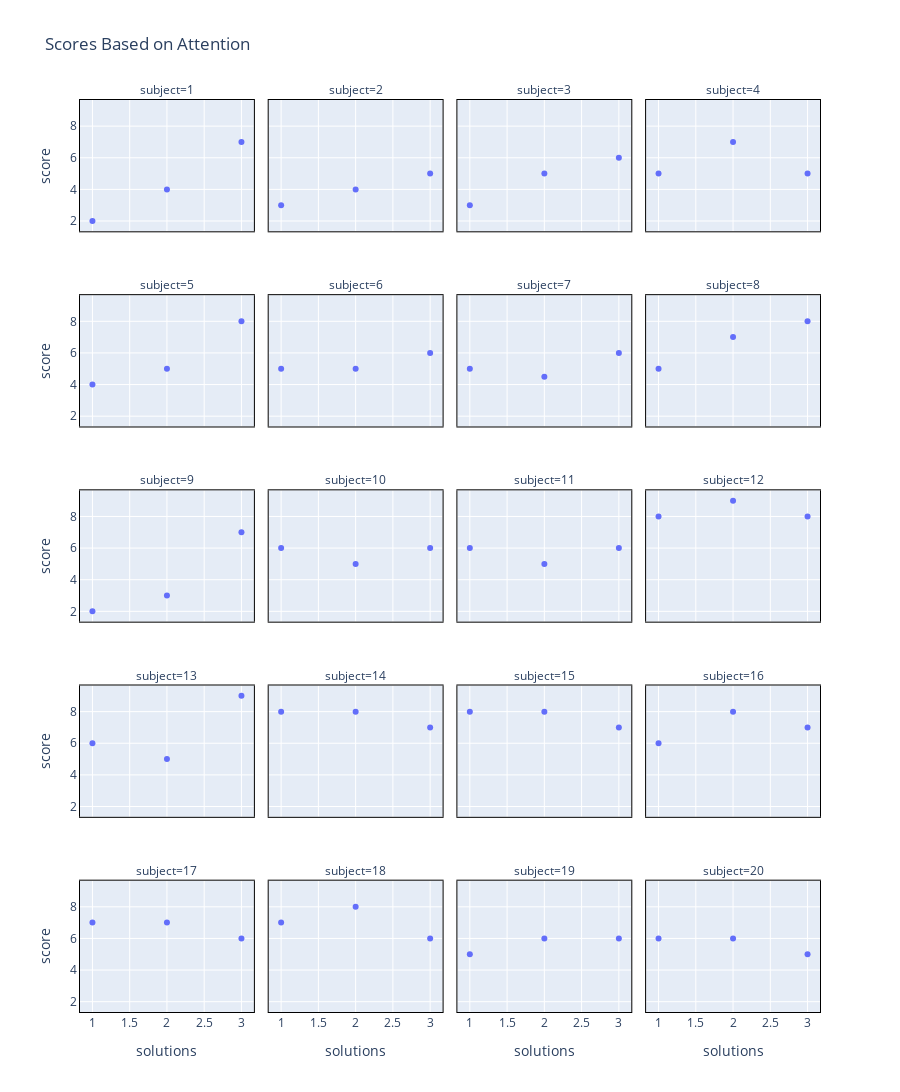

Notebook code cell kept with this figure:
### Code cell
# This dataframe provides scores for different students based on the level
# of attention they could provide during testing
att_df = sns.load_dataset("attention")
fig = px.scatter(att_df, x='solutions', y='score', facet_col='subject',
             facet_col_wrap=4, title='Scores Based on Attention')
fig.update_xaxes(showline=True, linewidth=1, linecolor='black', mirror=True)
fig.update_yaxes(showline=True, linewidth=1, linecolor='black', mirror=True)
fig.update_layout(width = 900, height = 2000)
fig.show()

### Figure 1 — Plotly figure (JSON) as saved in the notebook; plotly's stock layout.template omitted (floating-point values rounded to 4 significant figures)
{"data": [{"hovertemplate": "subject=1<br>solutions=%{x}<br>score=%{y}<extra></extra>", "legendgroup": "", "marker": {"color": "#636efa", "symbol": "circle"}, "mode": "markers", "name": "", "orientation": "v", "showlegend": false, "type": "scatter", "x": [1, 2, 3], "xaxis": "x17", "y": [2, 4, 7], "yaxis": "y17"}, {"hovertemplate": "subject=2<br>solutions=%{x}<br>score=%{y}<extra></extra>", "legendgroup": "", "marker": {"color": "#636efa", "symbol": "circle"}, "mode": "markers", "name": "", "orientation": "v", "showlegend": false, "type": "scatter", "x": [1, 2, 3], "xaxis": "x18", "y": [3, 4, 5], "yaxis": "y18"}, {"hovertemplate": "subject=3<br>solutions=%{x}<br>score=%{y}<extra></extra>", "legendgroup": "", "marker": {"color": "#636efa", "symbol": "circle"}, "mode": "markers", "name": "", "orientation": "v", "showlegend": false, "type": "scatter", "x": [1, 2, 3], "xaxis": "x19", "y": [3, 5, 6], "yaxis": "y19"}, {"hovertemplate": "subject=4<br>solutions=%{x}<br>score=%{y}<extra></extra>", "legendgroup": "", "marker": {"color": "#636efa", "symbol": "circle"}, "mode": "markers", "name": "", "orientation": "v", "showlegend": false, "type": "scatter", "x": [1, 2, 3], "xaxis": "x20", "y": [5, 7, 5], "yaxis": "y20"}, {"hovertemplate": "subject=5<br>solutions=%{x}<br>score=%{y}<extra></extra>", "legendgroup": "", "marker": {"color": "#636efa", "symbol": "circle"}, "mode": "markers", "name": "", "orientation": "v", "showlegend": false, "type": "scatter", "x": [1, 2, 3], "xaxis": "x13", "y": [4, 5, 8], "yaxis": "y13"}, {"hovertemplate": "subject=6<br>solutions=%{x}<br>score=%{y}<extra></extra>", "legendgroup": "", "marker": {"color": "#636efa", "symbol": "circle"}, "mode": "markers", "name": "", "orientation": "v", "showlegend": false, "type": "scatter", "x": [1, 2, 3], "xaxis": "x14", "y": [5, 5, 6], "yaxis": "y14"}, {"hovertemplate": "subject=7<br>solutions=%{x}<br>score=%{y}<extra></extra>", "legendgroup": "", "marker": {"color": "#636efa", "symbol": "circle"}, "mode": "markers", "name": "", "orientation": "v", "showlegend": false, "type": "scatter", "x": [1, 2, 3], "xaxis": "x15", "y": [5, 4.5, 6], "yaxis": "y15"}, {"hovertemplate": "subject=8<br>solutions=%{x}<br>score=%{y}<extra></extra>", "legendgroup": "", "marker": {"color": "#636efa", "symbol": "circle"}, "mode": "markers", "name": "", "orientation": "v", "showlegend": false, "type": "scatter", "x": [1, 2, 3], "xaxis": "x16", "y": [5, 7, 8], "yaxis": "y16"}, {"hovertemplate": "subject=9<br>solutions=%{x}<br>score=%{y}<extra></extra>", "legendgroup": "", "marker": {"color": "#636efa", "symbol": "circle"}, "mode": "markers", "name": "", "orientation": "v", "showlegend": false, "type": "scatter", "x": [1, 2, 3], "xaxis": "x9", "y": [2, 3, 7], "yaxis": "y9"}, {"hovertemplate": "subject=10<br>solutions=%{x}<br>score=%{y}<extra></extra>", "legendgroup": "", "marker": {"color": "#636efa", "symbol": "circle"}, "mode": "markers", "name": "", "orientation": "v", "showlegend": false, "type": "scatter", "x": [1, 2, 3], "xaxis": "x10", "y": [6, 5, 6], "yaxis": "y10"}, {"hovertemplate": "subject=11<br>solutions=%{x}<br>score=%{y}<extra></extra>", "legendgroup": "", "marker": {"color": "#636efa", "symbol": "circle"}, "mode": "markers", "name": "", "orientation": "v", "showlegend": false, "type": "scatter", "x": [1, 2, 3], "xaxis": "x11", "y": [6, 5, 6], "yaxis": "y11"}, {"hovertemplate": "subject=12<br>solutions=%{x}<br>score=%{y}<extra></extra>", "legendgroup": "", "marker": {"color": "#636efa", "symbol": "circle"}, "mode": "markers", "name": "", "orientation": "v", "showlegend": false, "type": "scatter", "x": [1, 2, 3], "xaxis": "x12", "y": [8, 9, 8], "yaxis": "y12"}, {"hovertemplate": "subject=13<br>solutions=%{x}<br>score=%{y}<extra></extra>", "legendgroup": "", "marker": {"color": "#636efa", "symbol": "circle"}, "mode": "markers", "name": "", "orientation": "v", "showlegend": false, "type": "scatter", "x": [1, 2, 3], "xaxis": "x5", "y": [6, 5, 9], "yaxis": "y5"}, {"hovertemplate": "subject=14<br>solutions=%{x}<br>score=%{y}<extra></extra>", "legendgroup": "", "marker": {"color": "#636efa", "symbol": "circle"}, "mode": "markers", "name": "", "orientation": "v", "showlegend": false, "type": "scatter", "x": [1, 2, 3], "xaxis": "x6", "y": [8, 8, 7], "yaxis": "y6"}, {"hovertemplate": "subject=15<br>solutions=%{x}<br>score=%{y}<extra></extra>", "legendgroup": "", "marker": {"color": "#636efa", "symbol": "circle"}, "mode": "markers", "name": "", "orientation": "v", "showlegend": false, "type": "scatter", "x": [1, 2, 3], "xaxis": "x7", "y": [8, 8, 7], "yaxis": "y7"}, {"hovertemplate": "subject=16<br>solutions=%{x}<br>score=%{y}<extra></extra>", "legendgroup": "", "marker": {"color": "#636efa", "symbol": "circle"}, "mode": "markers", "name": "", "orientation": "v", "showlegend": false, "type": "scatter", "x": [1, 2, 3], "xaxis": "x8", "y": [6, 8, 7], "yaxis": "y8"}, {"hovertemplate": "subject=17<br>solutions=%{x}<br>score=%{y}<extra></extra>", "legendgroup": "", "marker": {"color": "#636efa", "symbol": "circle"}, "mode": "markers", "name": "", "orientation": "v", "showlegend": false, "type": "scatter", "x": [1, 2, 3], "xaxis": "x", "y": [7, 7, 6], "yaxis": "y"}, {"hovertemplate": "subject=18<br>solutions=%{x}<br>score=%{y}<extra></extra>", "legendgroup": "", "marker": {"color": "#636efa", "symbol": "circle"}, "mode": "markers", "name": "", "orientation": "v", "showlegend": false, "type": "scatter", "x": [1, 2, 3], "xaxis": "x2", "y": [7, 8, 6], "yaxis": "y2"}, {"hovertemplate": "subject=19<br>solutions=%{x}<br>score=%{y}<extra></extra>", "legendgroup": "", "marker": {"color": "#636efa", "symbol": "circle"}, "mode": "markers", "name": "", "orientation": "v", "showlegend": false, "type": "scatter", "x": [1, 2, 3], "xaxis": "x3", "y": [5, 6, 6], "yaxis": "y3"}, {"hovertemplate": "subject=20<br>solutions=%{x}<br>score=%{y}<extra></extra>", "legendgroup": "", "marker": {"color": "#636efa", "symbol": "circle"}, "mode": "markers", "name": "", "orientation": "v", "showlegend": false, "type": "scatter", "x": [1, 2, 3], "xaxis": "x4", "y": [6, 6, 5], "yaxis": "y4"}], "layout": {"annotations": [{"font": {}, "showarrow": false, "text": "subject=17", "x": 0.1175, "xanchor": "center", "xref": "paper", "y": 0.144, "yanchor": "bottom", "yref": "paper"}, {"font": {}, "showarrow": false, "text": "subject=18", "x": 0.3725, "xanchor": "center", "xref": "paper", "y": 0.144, "yanchor": "bottom", "yref": "paper"}, {"font": {}, "showarrow": false, "text": "subject=19", "x": 0.6275, "xanchor": "center", "xref": "paper", "y": 0.144, "yanchor": "bottom", "yref": "paper"}, {"font": {}, "showarrow": false, "text": "subject=20", "x": 0.8825, "xanchor": "center", "xref": "paper", "y": 0.144, "yanchor": "bottom", "yref": "paper"}, {"font": {}, "showarrow": false, "text": "subject=13", "x": 0.1175, "xanchor": "center", "xref": "paper", "y": 0.358, "yanchor": "bottom", "yref": "paper"}, {"font": {}, "showarrow": false, "text": "subject=14", "x": 0.3725, "xanchor": "center", "xref": "paper", "y": 0.358, "yanchor": "bottom", "yref": "paper"}, {"font": {}, "showarrow": false, "text": "subject=15", "x": 0.6275, "xanchor": "center", "xref": "paper", "y": 0.358, "yanchor": "bottom", "yref": "paper"}, {"font": {}, "showarrow": false, "text": "subject=16", "x": 0.8825, "xanchor": "center", "xref": "paper", "y": 0.358, "yanchor": "bottom", "yref": "paper"}, {"font": {}, "showarrow": false, "text": "subject=9", "x": 0.1175, "xanchor": "center", "xref": "paper", "y": 0.572, "yanchor": "bottom", "yref": "paper"}, {"font": {}, "showarrow": false, "text": "subject=10", "x": 0.3725, "xanchor": "center", "xref": "paper", "y": 0.572, "yanchor": "bottom", "yref": "paper"}, {"font": {}, "showarrow": false, "text": "subject=11", "x": 0.6275, "xanchor": "center", "xref": "paper", "y": 0.572, "yanchor": "bottom", "yref": "paper"}, {"font": {}, "showarrow": false, "text": "subject=12", "x": 0.8825, "xanchor": "center", "xref": "paper", "y": 0.572, "yanchor": "bottom", "yref": "paper"}, {"font": {}, "showarrow": false, "text": "subject=5", "x": 0.1175, "xanchor": "center", "xref": "paper", "y": 0.786, "yanchor": "bottom", "yref": "paper"}, {"font": {}, "showarrow": false, "text": "subject=6", "x": 0.3725, "xanchor": "center", "xref": "paper", "y": 0.786, "yanchor": "bottom", "yref": "paper"}, {"font": {}, "showarrow": false, "text": "subject=7", "x": 0.6275, "xanchor": "center", "xref": "paper", "y": 0.786, "yanchor": "bottom", "yref": "paper"}, {"font": {}, "showarrow": false, "text": "subject=8", "x": 0.8825, "xanchor": "center", "xref": "paper", "y": 0.786, "yanchor": "bottom", "yref": "paper"}, {"font": {}, "showarrow": false, "text": "subject=1", "x": 0.1175, "xanchor": "center", "xref": "paper", "y": 1, "yanchor": "bottom", "yref": "paper"}, {"font": {}, "showarrow": false, "text": "subject=2", "x": 0.3725, "xanchor": "center", "xref": "paper", "y": 1, "yanchor": "bottom", "yref": "paper"}, {"font": {}, "showarrow": false, "text": "subject=3", "x": 0.6275, "xanchor": "center", "xref": "paper", "y": 1, "yanchor": "bottom", "yref": "paper"}, {"font": {}, "showarrow": false, "text": "subject=4", "x": 0.8825, "xanchor": "center", "xref": "paper", "y": 1, "yanchor": "bottom", "yref": "paper"}], "height": 2000, "legend": {"tracegroupgap": 0}, "title": {"text": "Scores Based on Attention"}, "width": 900, "xaxis": {"anchor": "y", "domain": [0, 0.235], "linecolor": "black", "linewidth": 1, "mirror": true, "showline": true, "title": {"text": "solutions"}}, "xaxis10": {"anchor": "y10", "domain": [0.255, 0.49], "linecolor": "black", "linewidth": 1, "matches": "x", "mirror": true, "showline": true, "showticklabels": false}, "xaxis11": {"anchor": "y11", "domain": [0.51, 0.745], "linecolor": "black", "linewidth": 1, "matches": "x", "mirror": true, "showline": true, "showticklabels": false}, "xaxis12": {"anchor": "y12", "domain": [0.765, 1.0], "linecolor": "black", "linewidth": 1, "matches": "x", "mirror": true, "showline": true, "showticklabels": false}, "xaxis13": {"anchor": "y13", "domain": [0, 0.235], "linecolor": "black", "linewidth": 1, "matches": "x", "mirror": true, "showline": true, "showticklabels": false}, "xaxis14": {"anchor": "y14", "domain": [0.255, 0.49], "linecolor": "black", "linewidth": 1, "matches": "x", "mirror": true, "showline": true, "showticklabels": false}, "xaxis15": {"anchor": "y15", "domain": [0.51, 0.745], "linecolor": "black", "linewidth": 1, "matches": "x", "mirror": true, "showline": true, "showticklabels": false}, "xaxis16": {"anchor": "y16", "domain": [0.765, 1.0], "linecolor": "black", "linewidth": 1, "matches": "x", "mirror": true, "showline": true, "showticklabels": false}, "xaxis17": {"anchor": "y17", "domain": [0, 0.235], "linecolor": "black", "linewidth": 1, "matches": "x", "mirror": true, "showline": true, "showticklabels": false}, "xaxis18": {"anchor": "y18", "domain": [0.255, 0.49], "linecolor": "black", "linewidth": 1, "matches": "x", "mirror": true, "showline": true, "showticklabels": false}, "xaxis19": {"anchor": "y19", "domain": [0.51, 0.745], "linecolor": "black", "linewidth": 1, "matches": "x", "mirror": true, "showline": true, "showticklabels": false}, "xaxis2": {"anchor": "y2", "domain": [0.255, 0.49], "linecolor": "black", "linewidth": 1, "matches": "x", "mirror": true, "showline": true, "title": {"text": "solutions"}}, "xaxis20": {"anchor": "y20", "domain": [0.765, 1.0], "linecolor": "black", "linewidth": 1, "matches": "x", "mirror": true, "showline": true, "showticklabels": false}, "xaxis3": {"anchor": "y3", "domain": [0.51, 0.745], "linecolor": "black", "linewidth": 1, "matches": "x", "mirror": true, "showline": true, "title": {"text": "solutions"}}, "xaxis4": {"anchor": "y4", "domain": [0.765, 1.0], "linecolor": "black", "linewidth": 1, "matches": "x", "mirror": true, "showline": true, "title": {"text": "solutions"}}, "xaxis5": {"anchor": "y5", "domain": [0, 0.235], "linecolor": "black", "linewidth": 1, "matches": "x", "mirror": true, "showline": true, "showticklabels": false}, "xaxis6": {"anchor": "y6", "domain": [0.255, 0.49], "linecolor": "black", "linewidth": 1, "matches": "x", "mirror": true, "showline": true, "showticklabels": false}, "xaxis7": {"anchor": "y7", "domain": [0.51, 0.745], "linecolor": "black", "linewidth": 1, "matches": "x", "mirror": true, "showline": true, "showticklabels": false}, "xaxis8": {"anchor": "y8", "domain": [0.765, 1.0], "linecolor": "black", "linewidth": 1, "matches": "x", "mirror": true, "showline": true, "showticklabels": false}, "xaxis9": {"anchor": "y9", "domain": [0, 0.235], "linecolor": "black", "linewidth": 1, "matches": "x", "mirror": true, "showline": true, "showticklabels": false}, "yaxis": {"anchor": "x", "domain": [0, 0.144], "linecolor": "black", "linewidth": 1, "mirror": true, "showline": true, "title": {"text": "score"}}, "yaxis10": {"anchor": "x10", "domain": [0.428, 0.572], "linecolor": "black", "linewidth": 1, "matches": "y", "mirror": true, "showline": true, "showticklabels": false}, "yaxis11": {"anchor": "x11", "domain": [0.428, 0.572], "linecolor": "black", "linewidth": 1, "matches": "y", "mirror": true, "showline": true, "showticklabels": false}, "yaxis12": {"anchor": "x12", "domain": [0.428, 0.572], "linecolor": "black", "linewidth": 1, "matches": "y", "mirror": true, "showline": true, "showticklabels": false}, "yaxis13": {"anchor": "x13", "domain": [0.642, 0.786], "linecolor": "black", "linewidth": 1, "matches": "y", "mirror": true, "showline": true, "title": {"text": "score"}}, "yaxis14": {"anchor": "x14", "domain": [0.642, 0.786], "linecolor": "black", "linewidth": 1, "matches": "y", "mirror": true, "showline": true, "showticklabels": false}, "yaxis15": {"anchor": "x15", "domain": [0.642, 0.786], "linecolor": "black", "linewidth": 1, "matches": "y", "mirror": true, "showline": true, "showticklabels": false}, "yaxis16": {"anchor": "x16", "domain": [0.642, 0.786], "linecolor": "black", "linewidth": 1, "matches": "y", "mirror": true, "showline": true, "showticklabels": false}, "yaxis17": {"anchor": "x17", "domain": [0.856, 1], "linecolor": "black", "linewidth": 1, "matches": "y", "mirror": true, "showline": true, "title": {"text": "score"}}, "yaxis18": {"anchor": "x18", "domain": [0.856, 1], "linecolor": "black", "linewidth": 1, "matches": "y", "mirror": true, "showline": true, "showticklabels": false}, "yaxis19": {"anchor": "x19", "domain": [0.856, 1], "linecolor": "black", "linewidth": 1, "matches": "y", "mirror": true, "showline": true, "showticklabels": false}, "yaxis2": {"anchor": "x2", "domain": [0, 0.144], "linecolor": "black", "linewidth": 1, "matches": "y", "mirror": true, "showline": true, "showticklabels": false}, "yaxis20": {"anchor": "x20", "domain": [0.856, 1], "linecolor": "black", "linewidth": 1, "matches": "y", "mirror": true, "showline": true, "showticklabels": false}, "yaxis3": {"anchor": "x3", "domain": [0, 0.144], "linecolor": "black", "linewidth": 1, "matches": "y", "mirror": true, "showline": true, "showticklabels": false}, "yaxis4": {"anchor": "x4", "domain": [0, 0.144], "linecolor": "black", "linewidth": 1, "matches": "y", "mirror": true, "showline": true, "showticklabels": false}, "yaxis5": {"anchor": "x5", "domain": [0.214, 0.358], "linecolor": "black", "linewidth": 1, "matches": "y", "mirror": true, "showline": true, "title": {"text": "score"}}, "yaxis6": {"anchor": "x6", "domain": [0.214, 0.358], "linecolor": "black", "linewidth": 1, "matches": "y", "mirror": true, "showline": true, "showticklabels": false}, "yaxis7": {"anchor": "x7", "domain": [0.214, 0.358], "linecolor": "black", "linewidth": 1, "matches": "y", "mirror": true, "showline": true, "showticklabels": false}, "yaxis8": {"anchor": "x8", "domain": [0.214, 0.358], "linecolor": "black", "linewidth": 1, "matches": "y", "mirror": true, "showline": true, "showticklabels": false}, "yaxis9": {"anchor": "x9", "domain": [0.428, 0.572], "linecolor": "black", "linewidth": 1, "matches": "y", "mirror": true, "showline": true, "title": {"text": "score"}}}}
